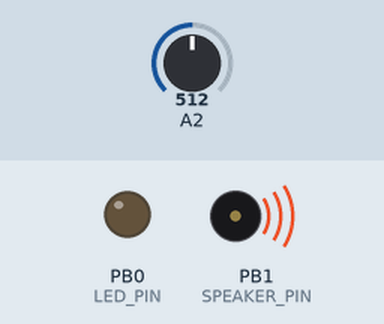
Recording of a sketch running on a simulated ATtiny85, built with avr-gcc and run on an emulated ATtiny85. Shown: output pins drawn as LEDs (lit = HIGH), buzzer (waves = sounding). The test bench sets the inputs (shaded band); at power-on: A2 = 512. Sleep ends after the set time or at an interrupt; pins used as bus, display or sensor lines are not drawn.

Above: at 0.24 s.
At 39.59 s:
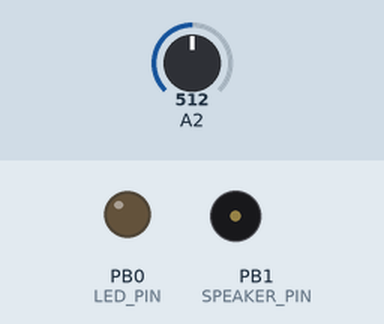
Timing chart, 0 to 40.0 s (numbered marks = the images above):
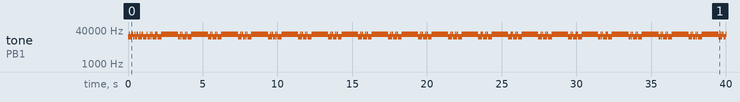

Measured:
- by itself, tone on PB1 (SPEAKER_PIN): plays 18779 Hz for 0.02 s, 25157 Hz for 0.02 s, 18779 Hz for 0.02 s, 18779 Hz for 0.05 s, 18779 Hz for 0.02 s, 25157 Hz for 0.09 s … (295 notes in this stretch)

The sketch:

sleep.ino
```cpp
// -*- c -*-
// from http://donalmorrissey.blogspot.no/2010/04/sleeping-arduino-part-5-wake-up-via.html
/*
 * Sketch for testing sleep mode with wake up on WDT.
 * Donal Morrissey - 2011.
 *
 */

#define __AVR_ATtiny85__
#include <avr/sleep.h>
#include <avr/power.h>
#include <avr/wdt.h>
#include <wiring_private.h>

#define LED_PIN (0)
#define SPEAKER_PIN (1) // you can't really change this, it's connected to the PWM

//volatile int f_wdt=1;

typedef unsigned char byte;

/***************************************************
 *  Name:        ISR(WDT_vect)
 *
 *  Returns:     Nothing.
 *
 *  Parameters:  None.
 *
 *  Description: Watchdog Interrupt Service. This
 *               is executed when watchdog timed out.
 *
 ***************************************************/
ISR(WDT_vect)
{
  //  if(f_wdt == 0)
    {
      //  f_wdt=1;
    } // else is error!
}

void power_setup();

/***************************************************
 *  Name:        enterSleep
 *
 *  Returns:     Nothing.
 *
 *  Parameters:  None.
 *
 *  Description: Enters the arduino into sleep mode.
 *
 ***************************************************/
  /* set new watchdog timeout prescaler value */
  // 6 = 1 sek
  // 7 = 2 sek
  // 10 = 4 sek
  // 11 = 8 sek

void enterSleep(byte prescaler) {
  //f_wdt  = 0;
    /* Clear the reset flag. */
  MCUSR &= ~(1<<WDRF);

  /* In order to change WDE or the prescaler, we need to
   * set WDCE (This will allow updates for 4 clock cycles). Page 55.
   */
  WDTCR |= (1<<WDCE) | (1<<WDE);

  WDTCR =
    ((prescaler>>3) & 1)<<WDP3 |
    ((prescaler>>2) & 1)<<WDP2 |
    ((prescaler>>1) & 1)<<WDP1 |
    ((prescaler>>0) & 1)<<WDP0; // page 55

  /* Enable the WD interrupt (note no reset). */
  WDTCR |= _BV(WDIE);

  set_sleep_mode(SLEEP_MODE_PWR_DOWN);
  sleep_mode();  // The program will continue from here after the WDT timeout

  // magic procedure to disable the watchdog timer. see 8.4.2.
  MCUSR = 0x00; // clear all reset flags (I don't think you need this)
  WDTCR |= (1<<WDCE) | (1<<WDE); // turn on "Watchdog Change Enable"
  WDTCR = 0x00; // to allow turning the Watchdog off

  // I couldn't get this to work. My chip reports the BODSE bit is
  // zero, even right after setting it so I think it's we've met the
  // "limitations" described in the manual.
  // disable Brown-out detection during sleep (it consumes a lot of power)
  // page 37: First, both BODS and BODSE must be set to one. Second,
  // within four clock cycles, BODS must be set to one and BODSE must
  // be set to zero
  // MCUCR |= (1<<BODS) | (1<<BODSE);
  // MCUCR |= (1<<BODS);
  // MCUCR &= ~(1<<BODSE);

  power_setup();
}

void power_setup() {
  // this should reduce sleep modes from 0.2mA to 0.02mA
  //ADCSRA = 0; // disable ADC power
}


void setup()
{
  power_setup();

  for (byte i=0; i<20; i++) {    //make all pins inputs with pullups enabled
    pinMode(i, INPUT_PULLUP);
    digitalWrite(i, LOW);
  }
  pinMode(LED_PIN, OUTPUT);
  pinMode(SPEAKER_PIN, OUTPUT);
  digitalWrite(LED_PIN, LOW);
}

void shake_blink() {
  for(int i = 0 ; i < 7 ; i++) {
    digitalWrite(LED_PIN, HIGH);
    enterSleep(0); // short burst on
    digitalWrite(LED_PIN, LOW);
    enterSleep(0); // longer delay off
  }
}
void burst_blink() {
  digitalWrite(LED_PIN, HIGH);
  enterSleep(0); // short burst on
  digitalWrite(LED_PIN, LOW);
  enterSleep(5); // longer delay off
}

void blink_signal(char msg) {
  while(--msg >= 0) {
    burst_blink();
  }
}
int counter = 0;

// obs: Arduino's built-in delay relies on the prescaler, so it won't
// get the timings right.
void pwm_prescaler(byte prescaler) {
  if(prescaler & 0b100)  sbi(TCCR0B, CS02);
  else                   cbi(TCCR0B, CS02);
  if(prescaler & 0b010)  sbi(TCCR0B, CS01);
  else                   cbi(TCCR0B, CS01);
  if(prescaler & 0b001)  sbi(TCCR0B, CS00);
  else                   cbi(TCCR0B, CS00);
}

#define LEDON  (PORTB |= _BV(PORTB0)); //digitalWrite(LED_PIN, 1);
#define LEDOFF (PORTB &= ~_BV(PORTB0)); //digitalWrite(LED_PIN, 0);
#define PAUSE  __asm__("nop\n nop\n nop\n nop\n");

void mypwm(byte octave) {
  volatile byte k = 0;
  int cyc = (6 / octave) + 1;
  for(int m = 0 ; m < 200 ; m++) {

    if(octave == 3) {
      LEDON PAUSE PAUSE LEDOFF PAUSE PAUSE;
      LEDON PAUSE PAUSE LEDOFF PAUSE PAUSE;
      LEDON PAUSE PAUSE LEDOFF PAUSE PAUSE;
    }
    if(octave == 2) {
      LEDON PAUSE PAUSE PAUSE LEDOFF PAUSE PAUSE PAUSE;
      LEDON PAUSE PAUSE PAUSE LEDOFF PAUSE PAUSE PAUSE;
    }
    /* for(int j = 0 ; j < octave ; j++) { */
    /*   digitalWrite(LED_PIN, 1); */
    /*   for(int i = 0 ; i < cyc ; i++) k = 1; */
    /*   //__asm__("nop"); */
    /*   digitalWrite(LED_PIN, 0); */
    /*   //__asm__("nop"); */
    /*   for(int i = 0 ; i < cyc ; i++) k = 1; */
    /* } */
  }
}

const int calibration = -3015; // you'll never guess how I derived this

void bang_bit(byte bit) {
  volatile byte k = 0;
  int i = 0;
  int wait_cycles = 10000;
  if(bit) { // mark (high freq)
    for(int j = 0 ; j < 78 ; j++) {
      for(int i = 0 ; i < 5 ; i++) k = 1;
      digitalWrite(LED_PIN, 1);
      for(int i = 0 ; i < 5 ; i++) k = 1;
      digitalWrite(LED_PIN, 0);
    }
    //pwm_prescaler(0b001);
    //mypwm(3);
    //for( ; i < wait_cycles * 1 ; i++) k = 1;
  } else { // space (low freq)

    for(int j = 0 ; j < 40 ; j++) {
      for(int i = 0 ; i < 10 ; i++) k = 1;
      digitalWrite(LED_PIN, 1);
      for(int i = 0 ; i < 10 ; i++) k = 1;
      digitalWrite(LED_PIN, 0);
    }

    //pwm_prescaler(0b011);
    //mypwm(2);
    //for( ; i < (wait_cycles * 2) + calibration ; i++)      k = 1;
  }
}


#define TONE    analogWrite(SPEAKER_PIN, 0x80);
#define SILENCE analogWrite(SPEAKER_PIN, 0x00);

#define DITLEN 60
#define SLP(dits) delay(DITLEN * dits);

void dit() {
  TONE; SLP(1); SILENCE; SLP(1);
}

void dah() {
  TONE; SLP(3); SILENCE; SLP(1);
}


const char alphabet [] PROGMEM =
  "A.-####"
  "B-...##"
  "C-.-.##"
  "D-..###"
  "E.#####"
  "F..-.##"
  "G--.###"
  "H....##"
  "I..####"
  "J.---##"
  "K.-.-##"
  "L.-..##"
  "M--####"
  "N-.####"
  "O---###"
  "P.--.##"
  "Q--.-##"
  "R.-.###"
  "S...###"
  "T-#####"
  "U..-###"
  "V...-##"
  "W.--###"
  "X-..-##"
  "Y-.--##"
  "Z--..##"
  "       " // 7 units
  "1.----#"
  "2..---#"
  "3...--#"
  "4....-#"
  "5.....#"
  "6-....#"
  "7--...#"
  "8---..#"
  "9----.#"
  "0-----#"
  "..-.-.-"
  ",--..--"
  "?..--.."
  "!-.-.--"
  ":---..."
  ";-.-.-."
  "(-.--.#"
  ")-.--.-"
  "@.--.-."
  "&.-...#"
 "\".-..-.";

// fills codedest with a string like "--.", for example.
// returns the length of that string (which is also null-terminated)
// codedest must be large enough for morecode (6 bytes it seems)
int aref(char letter, char* codedest) {

  for(int i = 0 ; i < sizeof(alphabet) ; i++) {
    char a = pgm_read_byte(&(alphabet[i]));

    if(a == letter) {
      if(codedest)
        memcpy_P(codedest, &alphabet[i + 1], 6);
      int len = 0;
      while(codedest[len] != '#' && len < 6) len++;
      codedest[len] = '\x00';
      return len;
    }
    // skip code part (always 6 bytes)
    i+=6;
  }
  return 0;
}

void punch1(char letter) {
  char morse [7];
  int len;
  if(len = aref(letter, morse)) {
    for(int i = 0 ; i < len ; i++) {
      if(morse[i] == '.')      { dit();  }
      else if(morse[i] == '-') { dah();  }
      else if(morse[i] == ' ') { SLP(1); }
      // some error signal
      else {TONE ; delay(10); SILENCE; delay(10); TONE ; delay(10); SILENCE ; delay(10); }
    }
  }
}

void punch(char *txt, int lms) {
  int len = strlen(txt);
  for(int i = 0 ; i < len ; i++) {
    punch1(txt[i]);
    delay(lms);
  }
}

void loop2() {
  //return;
  punch("HEI INGUNN", 5000);
  return;
  const char check = 0;//pgm_read_byte(&(alphabet[0]));
  if(check == 'A') dah();
  else dit();
  return;
  //dah(); dah(); dit();
  //morseout("A");
  //TONE; SLP(1); SILENCE; SLP(1);
  //delay(10000);
  enterSleep(8);
}

// Notes
const int Note_C  = 239;
const int Note_CS = 225;
const int Note_D  = 213;
const int Note_DS = 201;
const int Note_E  = 190;
const int Note_F  = 179;
const int Note_FS = 169;
const int Note_G  = 159;
const int Note_GS = 150;
const int Note_A  = 142;
const int Note_AS = 134;
const int Note_B  = 127;

void TinyTone(unsigned char divisor, unsigned char octave, unsigned long duration) {
  TCCR1 = 0x90 | (8-octave); // for 1MHz clock
  // TCCR1 = 0x90 | (11-octave); // for 8MHz clock
  OCR1C = divisor-1;         // set the OCR
  delay(duration);
  TCCR1 = 0x90;              // stop the counter
}

#define MAGMS 4 // magnitude duration in milliseconds
#define BITLENGTH (MAGMS * 6) // duration of a bit in milliseconds

void space() {
  TinyTone(Note_D, 7, BITLENGTH);
}
void mark() {
  TinyTone(Note_G, 7, BITLENGTH);
}

void bitbang1(byte value) {
  mark(); // carrier
  space(); // start bit
  for(int i = 0 ; i < 8 ; i++) {
    if( value & 0x01) mark();
    else space();
    value = value >> 1;
  }
  mark(); mark(); mark(); // stop bit + carrier
}

void bitbang(char *txt, int len) {
  for(int i = 0 ; i < len ; i++) {
    bitbang1(txt[i]);
    delay(16);
  }
}

int count = 0;
void loop() {
  count++;
  digitalWrite(LED_PIN, LOW);
  char txt[] = "             Hello world!\n";
  sprintf(txt, "KLM\n", count);
  bitbang(txt, strlen(txt));

  pinMode(A2, INPUT);
  digitalWrite(A2, LOW);
  analogReference(INTERNAL);
  while(1) {
    sprintf(txt, "%d\n",
            (int)((100.0*1.1*(analogRead(A2) / 1023.0) - 50) * 10));
    bitbang(txt, strlen(txt));
    enterSleep(6);
  }

  pinMode(SPEAKER_PIN, INPUT);
  pinMode(LED_PIN, INPUT);
  enterSleep(2);
  //  enterSleep(8);
  //enterSleep(8);
  pinMode(LED_PIN, OUTPUT);
  pinMode(SPEAKER_PIN, OUTPUT);
}
```
